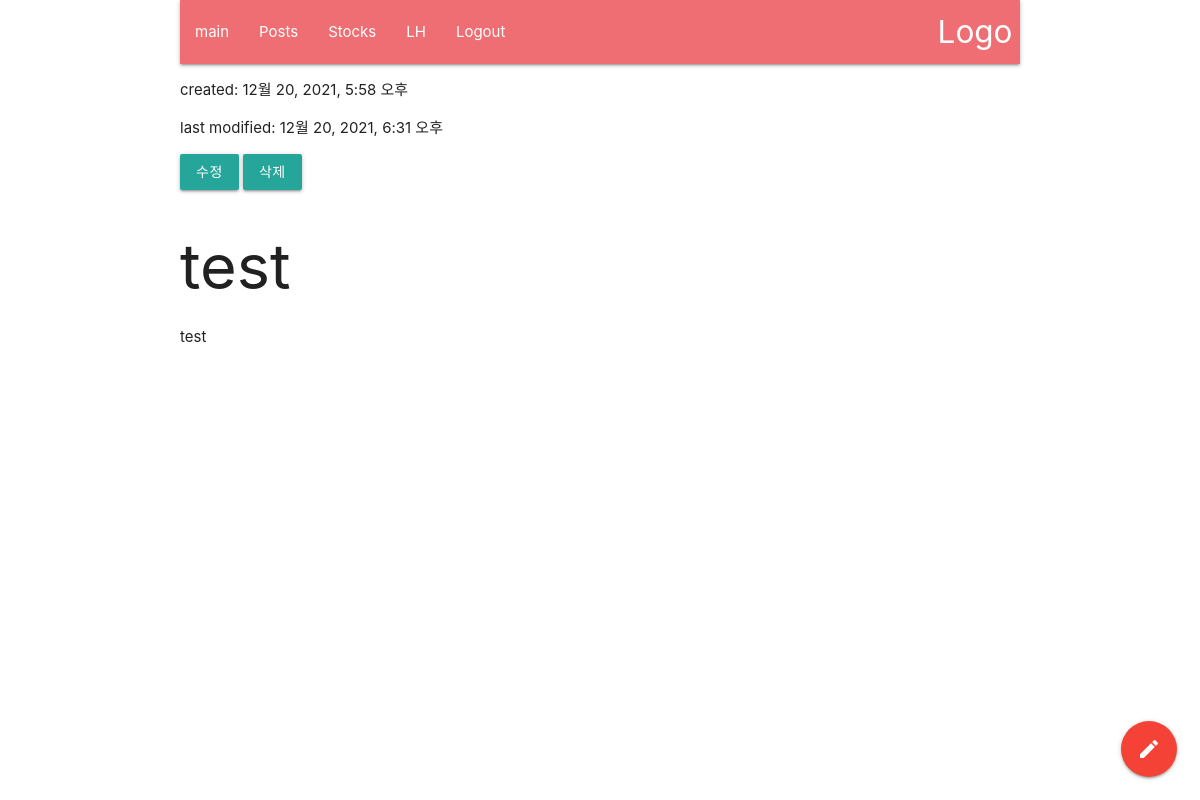
Screenshot of /post/29 (signed in) with the database file from the repository.
### firstapp/models.py (models this page shows, shortened)
class Post(models.Model):
    id = models.AutoField(primary_key=True)
    author = models.ForeignKey(settings.AUTH_USER_MODEL, on_delete=models.CASCADE)
    title = models.CharField(max_length=200)
    text = models.TextField()
    created_date = models.DateTimeField(default=timezone.now)
    modified_date = models.DateTimeField(null=True, blank=True)

### firstapp/views.py (the view)
# urls.py: path('post/<int:pk>', views.post_detail, name='post_detail'),
@login_required(login_url='/common/login/', redirect_field_name='next') # login시 redirect되는 페이지를 직접 redirect_field_name으로 지정, login.html에서 hidden값으로 next 설정
def post_detail(request, pk):
    post = get_object_or_404(Post,pk=pk) #해당 글이 없으면 404페이지를 보여줌
    return render(request, 'firstapp/post_detail.html', {'post': post})

### firstapp/templates/firstapp/post_detail.html (shortened to what this page needs)
{% extends 'firstapp/base.html' %}
{% block content %}
<div>
    <p>created: {{ post.created_date }}</p>
    {% if post.modified_date %}
		<p>last modified: {{ post.modified_date }}</p>
    {% endif %}
    {% if request.user == post.author %}
    <a href="{% url 'firstapp:post_modify' post.id  %}" class="btn btn-sm btn-outline-secondary">수정</a>
    <button data-uri="{% url 'firstapp:post_delete' post.id  %}" class="btn btn-sm btn-outline-secondary delete">삭제</button>
    {% endif %}
    <h1>{{ post.title }}</h1>
    <p>{{ post.text|linebreaksbr }}</p>
</div>
<div class="fixed-action-btn">
  <a href="{% url 'firstapp:post_new' %}" class="btn-floating btn-large waves-effect waves-light red">
    <i class="large material-icons">mode_edit</i>
  </a>
</div>
{% endblock %}

### rows the page displays
Post: created_date "12월 20, 2021, 5:58 오후", modified_date "12월 20, 2021, 6:31 오후", title "test", text "test"
